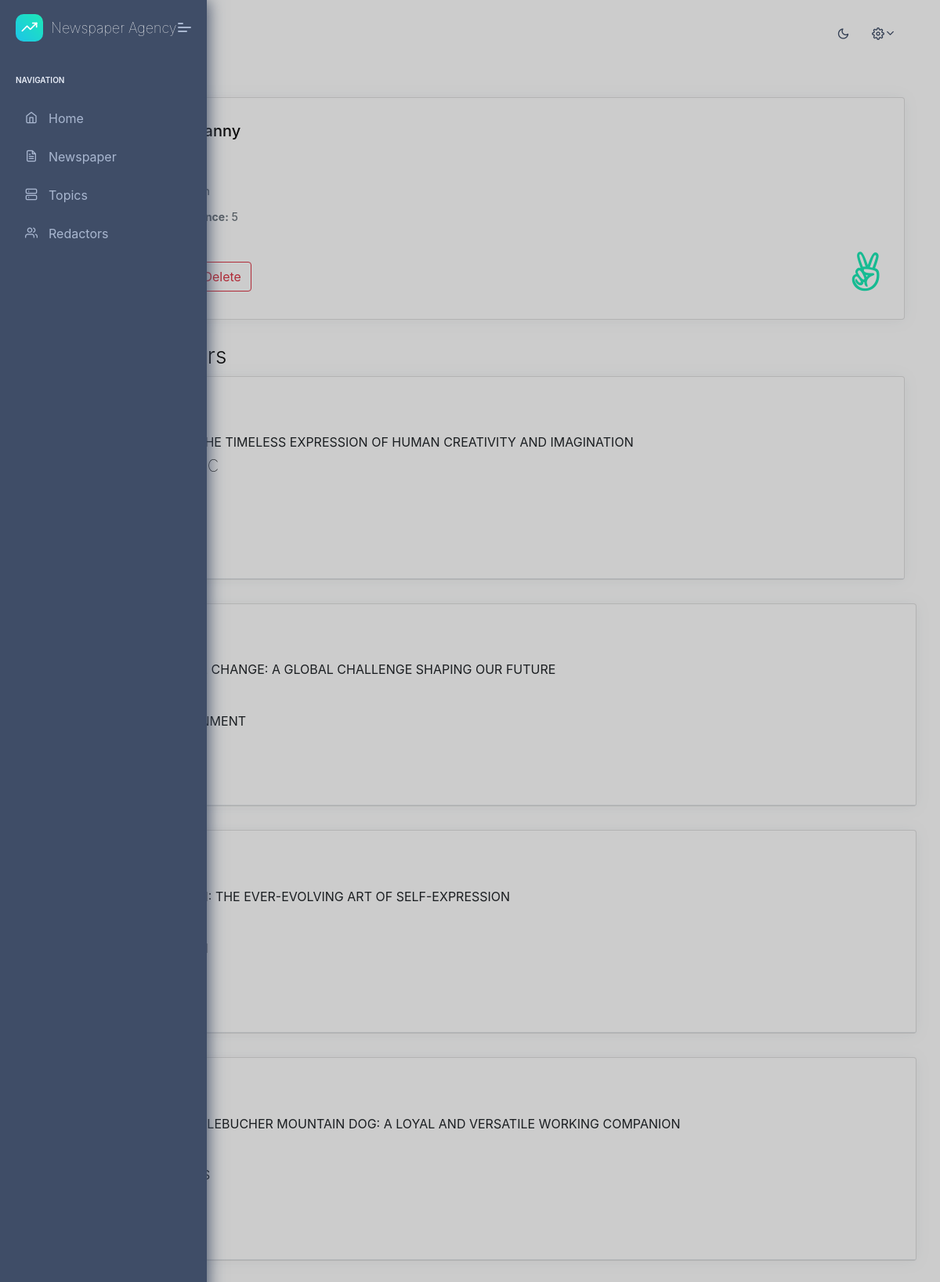
The page /redactors/3/ (signed in) on the database its author committed.
### agency/models.py (models this page shows, shortened)
class Redactor(AbstractUser):
    years_of_experience = models.IntegerField(null=True)
    class Meta:
        verbose_name = "redactor"
        verbose_name_plural = "redactors"
        ordering = ["username"]

class Newspaper(models.Model):
    title = models.CharField(max_length=255)
    content = models.TextField()
    published_date = models.DateField()
    topic = models.ForeignKey(Topic, on_delete=models.CASCADE)
    publishers = models.ManyToManyField(settings.AUTH_USER_MODEL, related_name="newspapers")
    class Meta:
        ordering = ["title"]

### agency/views.py (the view)
class RedactorDetailView(LoginRequiredMixin, generic.DetailView):
    model = Redactor
    queryset = Redactor.objects.all().prefetch_related("newspapers__topic")

### templates/agency/redactor_detail.html (shortened to what this page needs)
{% extends "base.html" %}
{% block content %}
  <div class="col-xl-12 col-md-6">
      <div class="card card-event">
        <div class="card-block">
          <div class="row align-items-center justify-content-center">
            <div class="col">
              <h5 class="m-0">Username: {{ redactor.username }}</h5>
            </div>
          </div>
          <h6 class="text-muted mt-4 mb-0">
            <p><strong>First name:</strong> {{ redactor.first_name }}</p>
            <p><strong>Last name:</strong> {{ redactor.last_name }}</p>
            <p><strong>Years of experience:</strong> {{ redactor.years_of_experience }}</p>
            <p><strong>Email:</strong> {{ redactor.email }}</p>
          </h6>
          <i class="fab fa-angellist text-c-green f-50"></i>
          <a href="{% url 'agency:redactor-update' pk=redactor.id %}" class="btn btn-outline-success">
          </a>
          <a href="{% url 'agency:redactor-delete' pk=redactor.id %}" class="btn btn-outline-danger">
            Delete
          </a>
        </div>
      </div>
    <h3 class="f-w-300">Newspapers</h3>
    {% for newspaper in redactor.newspapers.all %}
      <div class="card">
        <div class="card-block border-bottom">
          <div class="row d-flex align-items-center">
            <div class="col-auto">
            </div>
            <div class="col">
              <h3 class="f-w-100">Title</h3>
              <span class="d-block text-uppercase">{{ newspaper.title }}</span>
              <h3 class="f-w-100">Topic</h3>
              <span class="d-block text-uppercase">{{ newspaper.topic.name }}</span>
              <h3 class="f-w-100 text-muted">Id:</h3>
              <span class="d-block text-uppercase">{{ newspaper.id }}</span>
            </div>
          </div>
        </div>
      </div>
    </div>
    {% empty %}
      <p>No newspaper!</p>
    {% endfor %}
  </div>
{% endblock %}

### rows shown on the page
Redactor: username "anny", years_of_experience "5"
Newspaper: title "ART: THE TIMELESS EXPRESSION OF HUMAN CREATIVITY AND IMAGINATION"
Newspaper: title "CLIMATE CHANGE: A GLOBAL CHALLENGE SHAPING OUR FUTURE"
Newspaper: title "FASHION: THE EVER-EVOLVING ART OF SELF-EXPRESSION"
Newspaper: title "THE ENTLEBUCHER MOUNTAIN DOG: A LOYAL AND VERSATILE WORKING COMPANION"
